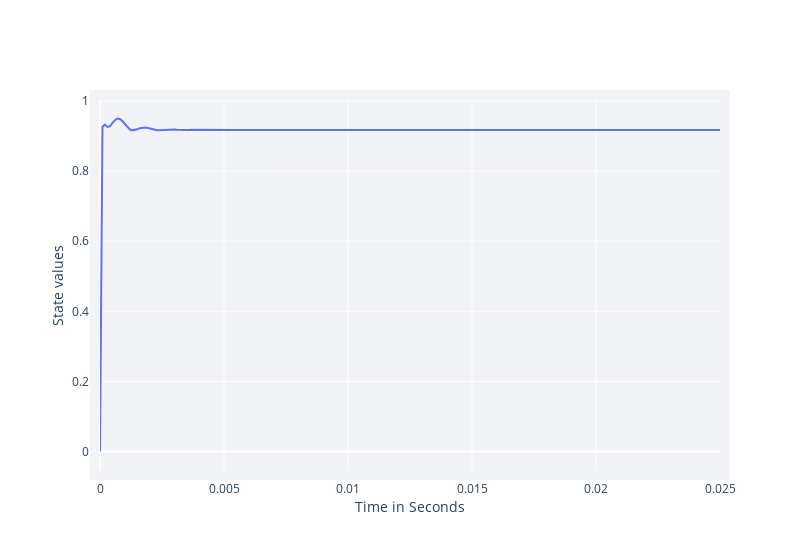

The notebook cell this image was saved under:
### Markdown cell above
The learning curve of accumulated reward per episode is printed to the command line/output window as shown above.

After the training, the `Simulate()` function is used to run a test epiode without action noise and the state to be controlled ($i_\mathrm{L1}$) is plotted:

### Code cell
states_to_plot = ["source1_i_L1"]
hook = DataHook(collect_state_ids = states_to_plot)

Simulate(controller, env, hook=hook)

RenderHookResults(hook = hook,
                  states_to_plot  = states_to_plot)

### Figure 1 — Plotly figure (JSON) as saved in the notebook; plotly's stock layout.template omitted (floating-point values rounded to 4 significant figures; data arrays with more than 128 entries replaced by an {"elided": "..."} marker saying what was removed)
{"data": [{"mode": "lines", "name": "source1_i_L1", "type": "scatter", "x": {"elided": "251 float values"}, "y": {"elided": "251 float values"}}], "layout": {"height": 550, "legend": {"orientation": "h", "x": 1, "xanchor": "right", "y": 1.02, "yanchor": "bottom"}, "margin": {"b": 80, "l": 100, "pad": 10, "r": 80, "t": 100}, "plot_bgcolor": "#f1f3f7", "width": 800, "xaxis": {"title": {"text": "Time in Seconds"}}, "yaxis": {"title": {"text": "State values"}}, "yaxis2": {"overlaying": "y", "side": "right", "title": "Action values", "titlefont": {"color": "orange"}}}}
